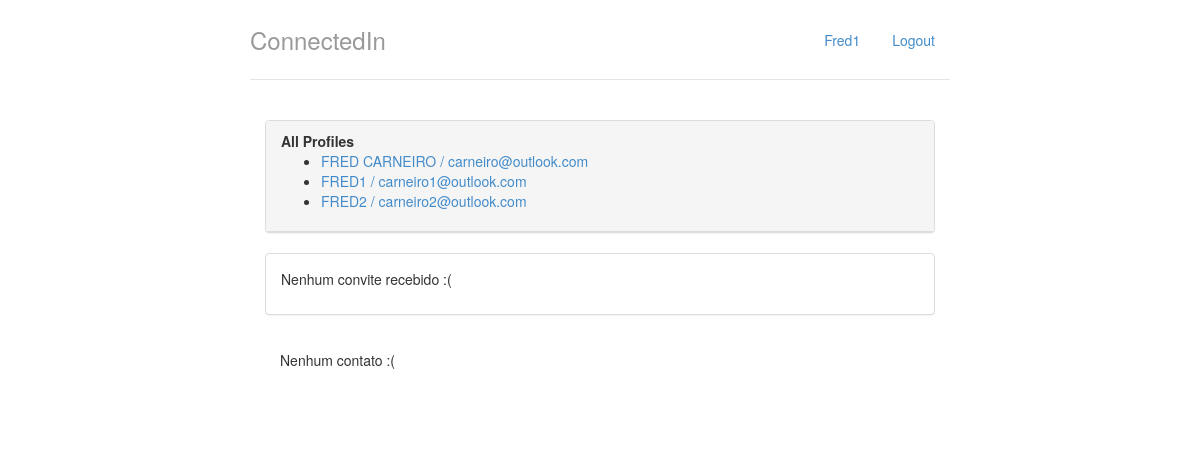
/, run on an earlier commit of the app's database.
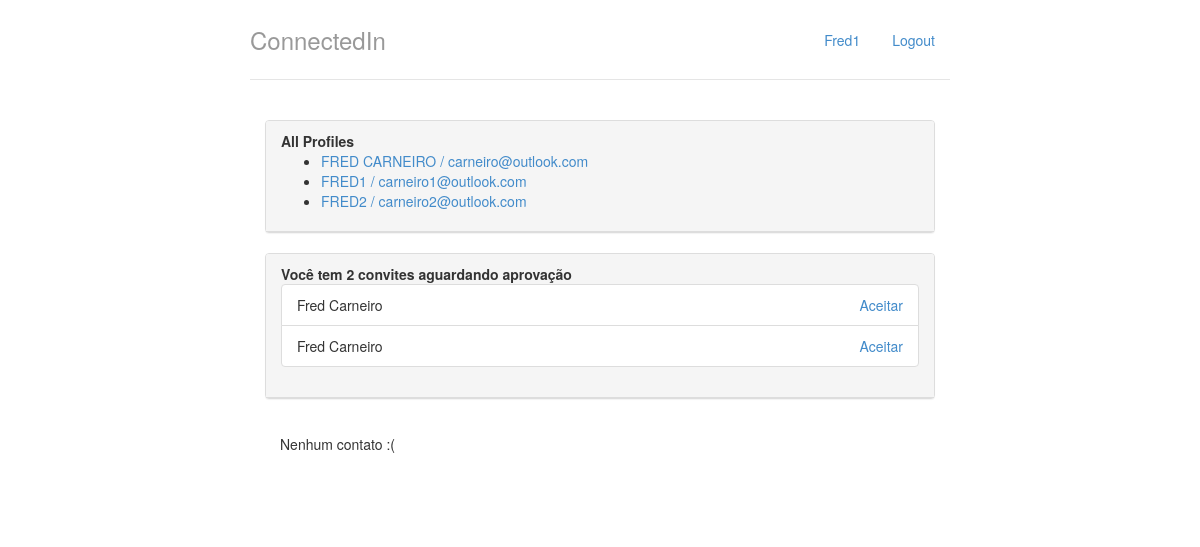
And on a later commit of the database.
### profiles/models.py (models this page shows, shortened)
class Profile(models.Model):
	name = models.CharField(max_length=255, null=False)
	email = models.CharField(max_length=255, null=False)
	telephone = models.CharField(max_length=15, null=False)
	company_name= models.CharField(max_length=255, null=False)
	contacts = models.ManyToManyField('self')

class Invite(models.Model):
	applicant = models.ForeignKey(Profile, related_name='made_invitations')
	invited = models.ForeignKey(Profile, related_name='received_invitations')

### profiles/views.py (the view)
# urls.py: url(r'^$', views.index, name='index'),
def index(request):
	return render(request, 'index.html', {'profiles': Profile.objects.all(), "logged_profile": get_logged_profile(request)})

### profiles/views.py (called while the page is built)
def get_logged_profile(request):
	return Profile.objects.get(id=2)

### profiles/templates/index.html
{% extends "base.html" %}
{% block body %}
<div class="col-lg-12">
	<div class="panel panel-default">
		<div class="panel-heading">
			<strong>All Profiles</strong>
			{% if profiles %}
				<ul>
					{% for profile in profiles %}
						<li>
							<a href="{% url 'show' profile.id %}">{{profile.name|upper}} / {{profile.email}}</a>
						</li>
					{% endfor %}
				</ul>
			{% else %}
				<p>No profile found</p>
			{% endif %}
		</div>
	</div>
	<div class="panel panel-default">
		{% with total_de_convites=logged_profile.received_invitations.count %}
			{% if total_de_convites %}
				<div class="panel-heading">
					<strong>Você tem {{total_de_convites}} convite{{ total_de_convites |pluralize}} aguardando aprovação</strong>
					<ul class="list-group">
						{% for invite in logged_profile.received_invitations.all %}
							<li class="list-group-item">
								{{ invite.applicant.name }}
								<a href="{% url 'accept_invitation' invite.id %}" class="pull-right">Aceitar</a>
							</li>
						{% endfor %}
					</ul>
				</div>
			{% else %}
				<div class="panel-body">
					<p>Nenhum convite recebido :(</p>
				</div>
			{% endif %}
		{% endwith %}
	</div>
	{% with total_de_contatos=logged_profile.contacts.count %}
		{% if total_de_contatos %}
			<div class="panel panel-default">
				<div class="panel-heading">
					<strong>Você tem {{total_de_contatos}} contato{{ total_de_contatos |pluralize}}</strong>
					<ul class="list-group">
						{% for contact in logged_profile.contacts.all %}
							<li class="list-group-item"><a href="{% url 'show' contact.id %}">{{ contact.name }}</a></li>
						{% endfor %}
					</ul>
				</div>
			</div>
		{% else %}
			<div class="panel-body">
				<p>Nenhum contato :(</p>
			</div>
		{% endif %}
	{% endwith %}
</div>
{% endblock%}

### profiles/templates/base.html (shortened to what this page needs)
{% load staticfiles %}
<!DOCTYPE html>
<html lang='pt-br'>
<head>
	<link rel="stylesheet" type="text/css" href="{% static "styles/bootstrap.css" %}">
	<link rel="stylesheet" type="text/css" href="{% static "styles/main.css" %}">
</head>
<body>
<div class="container">
	<div class="header">
		<ul class="nav nav-pills pull-right">
			<li><a href="{% url 'index' %}">{{ logged_profile.name }}</a></li>
			<li><a href="/logout/">Logout</a></li>
		</ul>
		<h3 class="text-muted">ConnectedIn</h3>
	</div>
	<div class="row content">
		{% block body %}
		{% endblock %}
	</div>
</div>
</body>
</html>

### profiles/static/styles/main.css (style rules this page uses)
body { padding-top: 20px; padding-bottom: 20px; }
.header, .content, .footer { padding-left: 15px; padding-right: 15px; }
.header { border-bottom: 1px solid #e5e5e5; }
.header h3 { margin-top: 0; margin-bottom: 0; line-height: 40px; padding-bottom: 19px; }
@media (min-width: 768px) { .container { max-width: 730px; } }
.content { margin: 40px 0; }
@media screen and (min-width: 768px) { .header, .content, .footer { padding-left: 0; padding-right: 0; } }
@media screen and (min-width: 768px) { .header { margin-bottom: 30px; } }

What changed in the data, as far as the page shows it:
added Invite: applicant.name "Fred Carneiro"
added Invite: applicant.name "Fred Carneiro"
Also different on the page:
{{ total_de_convites }}: (not shown) → "2"
text no longer shown: "Nenhum convite recebido :("
text now shown: "Você tem convite aguardando aprovação"
